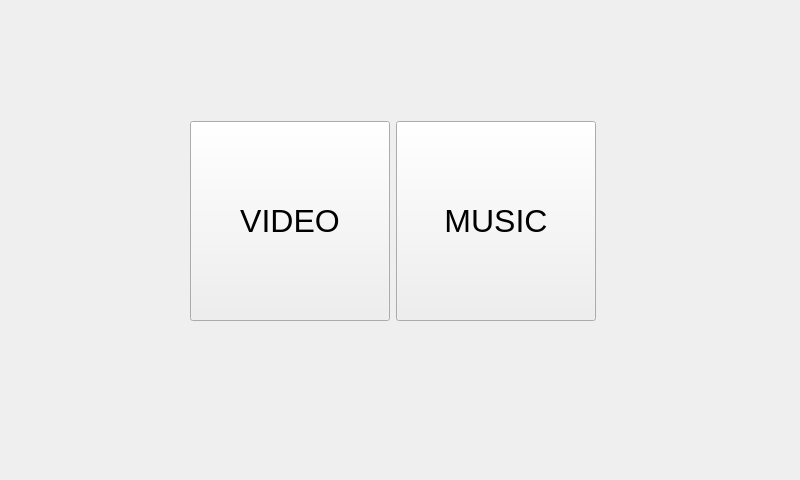
<?xml version="1.0" encoding="UTF-8"?>
<ui version="4.0">
 <class>MainWindow</class>
 <widget class="QMainWindow" name="MainWindow">
  <property name="geometry">
   <rect>
    <x>0</x>
    <y>0</y>
    <width>800</width>
    <height>480</height>
   </rect>
  </property>
  <property name="minimumSize">
   <size>
    <width>800</width>
    <height>480</height>
   </size>
  </property>
  <property name="maximumSize">
   <size>
    <width>800</width>
    <height>480</height>
   </size>
  </property>
  <property name="windowTitle">
   <string>MainWindow</string>
  </property>
  <property name="styleSheet">
   <string notr="true">MainWindow{background-image: url(:/pic/1.jpeg);}</string>
  </property>
  <widget class="QWidget" name="centralwidget">
   <widget class="QWidget" name="layoutWidget">
    <property name="geometry">
     <rect>
      <x>190</x>
      <y>120</y>
      <width>408</width>
      <height>202</height>
     </rect>
    </property>
    <layout class="QHBoxLayout" name="horizontalLayout">
     <item>
      <widget class="QPushButton" name="pushButton">
       <property name="minimumSize">
        <size>
         <width>200</width>
         <height>200</height>
        </size>
       </property>
       <property name="maximumSize">
        <size>
         <width>200</width>
         <height>200</height>
        </size>
       </property>
       <property name="font">
        <font>
         <pointsize>24</pointsize>
        </font>
       </property>
       <property name="text">
        <string>VIDEO</string>
       </property>
      </widget>
     </item>
     <item>
      <widget class="QPushButton" name="pushButton_2">
       <property name="minimumSize">
        <size>
         <width>200</width>
         <height>200</height>
        </size>
       </property>
       <property name="maximumSize">
        <size>
         <width>200</width>
         <height>200</height>
        </size>
       </property>
       <property name="font">
        <font>
         <pointsize>24</pointsize>
        </font>
       </property>
       <property name="text">
        <string>MUSIC</string>
       </property>
      </widget>
     </item>
    </layout>
   </widget>
  </widget>
 </widget>
 <resources/>
 <connections/>
</ui>
